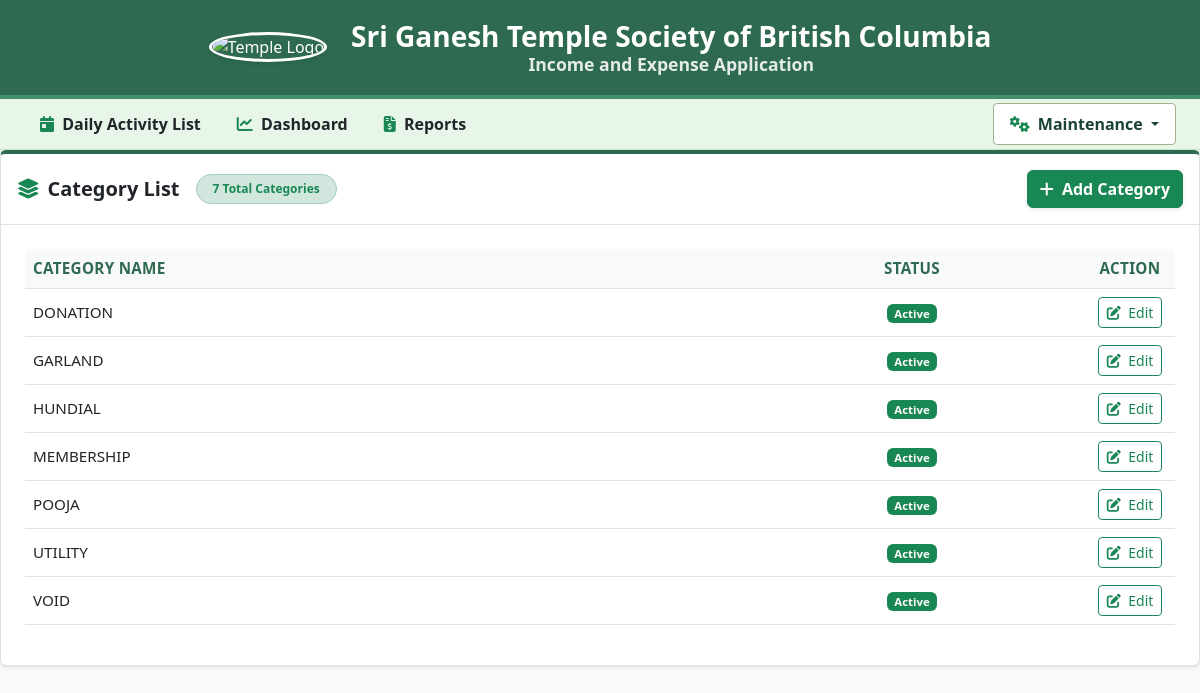
The page /maintenance/category on the database its author committed.
### tables this page shows
CREATE TABLE category_lookup (
    category_lookup_id INTEGER PRIMARY KEY AUTOINCREMENT,
    category_name TEXT NOT NULL,
    is_active INTEGER DEFAULT 1
);

### app.py (the view)
@app.route('/maintenance/category')
def category_lookup_page():
    conn = get_db()
    edit_id = request.args.get('edit_id')
    editing_cat = None
    if edit_id:
        editing_cat = conn.execute("SELECT * FROM category_lookup WHERE category_lookup_id = ?", (edit_id,)).fetchone()
    categories = conn.execute("SELECT * FROM category_lookup ORDER BY category_name ASC").fetchall()
    conn.close()
    return render_template('category_lookup.html', categories=categories, editing_cat=editing_cat)

### app.py (called while the page is built)
def get_db():
    conn = sqlite3.connect(DATABASE)
    conn.row_factory = sqlite3.Row
    conn.execute("PRAGMA foreign_keys = ON;")
    return conn

### templates/category_lookup.html (shortened to what this page needs)
{% extends "base.html" %}
{% block content %}
<div class="row g-4">
    <div class="col-12">
        <div class="card card-sage shadow-sm">
            <div class="card-header bg-white py-3 border-bottom d-flex justify-content-between align-items-center">
                <div class="d-flex align-items-center gap-3">
                    <h5 class="card-title mb-0 fw-bold text-dark">
                        <i class="fa-solid fa-layer-group me-2 text-success"></i>Category List
                    </h5>
                    <span class="badge bg-success-subtle text-success border border-success-subtle px-3 py-2 rounded-pill fw-semibold">
                        {{ categories|length }} Total Categories
                    </span>
                </div>
                <button type="button" class="btn btn-success fw-bold shadow-sm" onclick="openAddForm()">
                    <i class="fa-solid fa-plus me-1"></i> Add Category
                </button>
            </div>
            <div class="card-body p-4">
                <div class="table-responsive">
                    <table id="categoryTable" class="table table-hover align-middle w-100">
                        <thead class="table-light border-bottom">
                            <tr>
                                <th scope="col" class="fw-bold">Category Name</th>
                                <th scope="col" class="fw-bold text-center">Status</th>
                                <th scope="col" class="fw-bold text-center" style="width: 90px;">Action</th>
                            </tr>
                        </thead>
                        <tbody>
                            {% for cat in categories %}
                            <tr>
                                <td class="text-dark fw-medium">{{ cat.category_name }}</td>
                                <td class="text-center">
                                    {% if cat.is_active == 1 %}
                                        <span class="badge bg-success">Active</span>
                                    {% else %}
                                        <span class="badge bg-secondary">Inactive</span>
                                    {% endif %}
                                </td>
                                <td class="text-center">
                                    <button type="button"
                                            class="btn btn-sm btn-outline-success edit-cat-btn"
                                            data-id="{{ cat.category_lookup_id }}"
                                            data-name="{{ cat.category_name }}"
                                            data-active="{{ cat.is_active }}"
                                            title="Edit Category">
                                        <i class="fa-solid fa-pen-to-square me-1"></i> Edit
                                    </button>
                                </td>
                            </tr>
                            {% endfor %}
                        </tbody>
                    </table>
                </div>
            </div>
        </div>
    </div>
</div>
{% endblock %}

### static/css/style.css (style rules this page uses)
body { background-color: #f8faf8; min-height: 100vh; display: flex; flex-direction: column; }
.card-sage { border: 0.1rem solid #e0e0e0; border-top: 0.25rem solid #2d6a4f; }
.table-responsive { width: 100% !important; overflow-x: auto; }
table.dataTable tbody td, .table tbody td { font-weight: 400 !important; font-size: 0.95rem !important; }
table.dataTable thead th, .table thead th { font-size: 0.95rem !important; font-weight: 700 !important; letter-spacing: 0.02em; text-transform: uppercase; color: #2d6a4f !important; }

### rows shown on the page
category_lookup: category_name "DONATION", is_active "Active"
category_lookup: category_name "GARLAND", is_active "Active"
category_lookup: category_name "HUNDIAL", is_active "Active"
category_lookup: category_name "MEMBERSHIP", is_active "Active"
category_lookup: category_name "POOJA", is_active "Active"
category_lookup: category_name "UTILITY", is_active "Active"
category_lookup: category_name "VOID", is_active "Active"

### other values the page prints
{{ categories|length }} "7"
